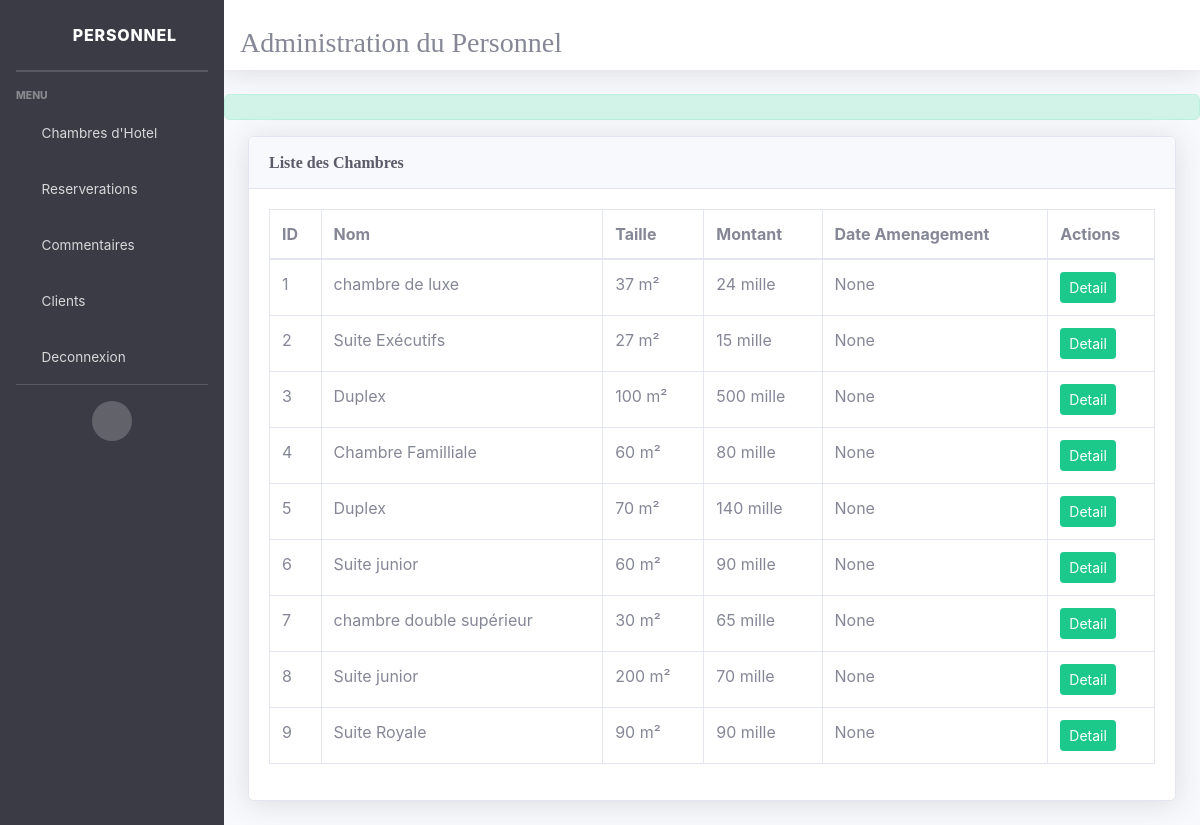
Page /personel_chambre on the committed database.
### Hotel/models.py (models this page shows, shortened)
class chambre(models.Model):
    date_creation = models.DateField(default="null")
    cout = models.IntegerField()
    taille = models.IntegerField()
    type_chambre_id = models.ForeignKey(type_chambre, default=0, on_delete=models.CASCADE)
    photo = models.ImageField(verbose_name='photo de chambre' , default="img_chambre/default.jpg", upload_to='img_chambre')

class type_chambre(models.Model):
    nom = models.CharField(max_length=30)

### Hotel/views.py (the view)
# urls.py: path('personel_chambre',liste_ch , name='liste_ch' ),
def liste_ch(request):
    anim = chambre.objects.all()
    return render(request,'personel/chambre.html', {'chambre' : anim})

### Hotel/templates/personel/chambre.html
{% extends 'bose.html' %}
{% block content %}
<div class="container-fluid">
  <div class="card shadow mb-4">
                          <div class="card-header py-3">
                              <h6 class="m-0 font-weight-bold text-primary">Liste des Chambres</h6>
                          </div>
                          <div class="card-body">
                              <div class="table-responsive">
                                  <table class="table table-bordered" id="dataTable" width="100%" cellspacing="0">
                          <thead>
                              <th>ID</th>
                              <th>Nom</th>
                              <th>Taille</th>
                              <th>Montant</th>
                              <th>Date Amenagement</th>
                              <th>Actions</th>
                          </thead>
      <tbody>
        {% for pers in chambre %}
        <tr>
          <td>{{pers.id}}</td>
          <td>{{pers.type_chambre_id.nom}}</td>
          <td>{{pers.taille}} m²</td>
          <td>{{pers.cout}} mille</td>
          <td>{{pers.date_creation}}</td>
          <td>
            <a href='{% url 'afficher' pers.id %}' class = 'btn btn-success btn-sm'>Detail</a>
          </td>
        </tr>
        {% endfor %}
      </tbody>
    </table>
</div>
</div>
</div>
</div>
    {% endblock content %}

### Hotel/static/css/blog.css (style rules this page uses)
h1, h2, h3, h4, h5, h6 { font-family: "Playfair Display", Georgia, "Times New Roman", serif; }

### rows in the picture
chambre: id "1", type_chambre_id.nom "chambre de luxe", taille "37", cout "24", date_creation "None"
chambre: id "2", type_chambre_id.nom "Suite Exécutifs", taille "27", cout "15", date_creation "None"
chambre: id "3", type_chambre_id.nom "Duplex", taille "100", cout "500", date_creation "None"
chambre: id "4", type_chambre_id.nom "Chambre Familliale", taille "60", cout "80", date_creation "None"
chambre: id "5", type_chambre_id.nom "Duplex", taille "70", cout "140", date_creation "None"
chambre: id "6", type_chambre_id.nom "Suite junior", taille "60", cout "90", date_creation "None"
chambre: id "7", type_chambre_id.nom "chambre double supérieur", taille "30", cout "65", date_creation "None"
chambre: id "8", type_chambre_id.nom "Suite junior", taille "200", cout "70", date_creation "None"
chambre: id "9", type_chambre_id.nom "Suite Royale", taille "90", cout "90", date_creation "None"
